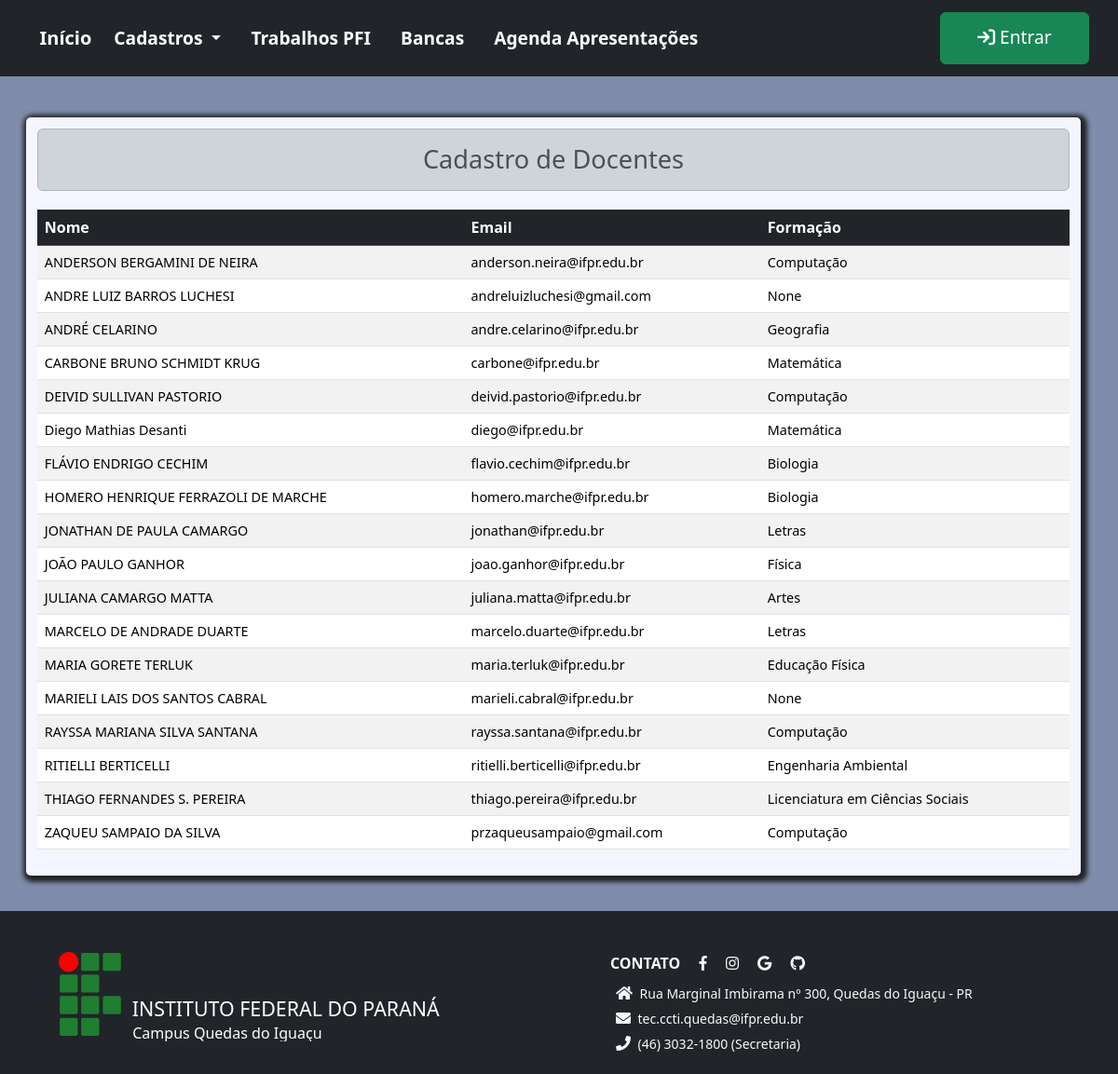
The app's page /docentes/listar/, older data.
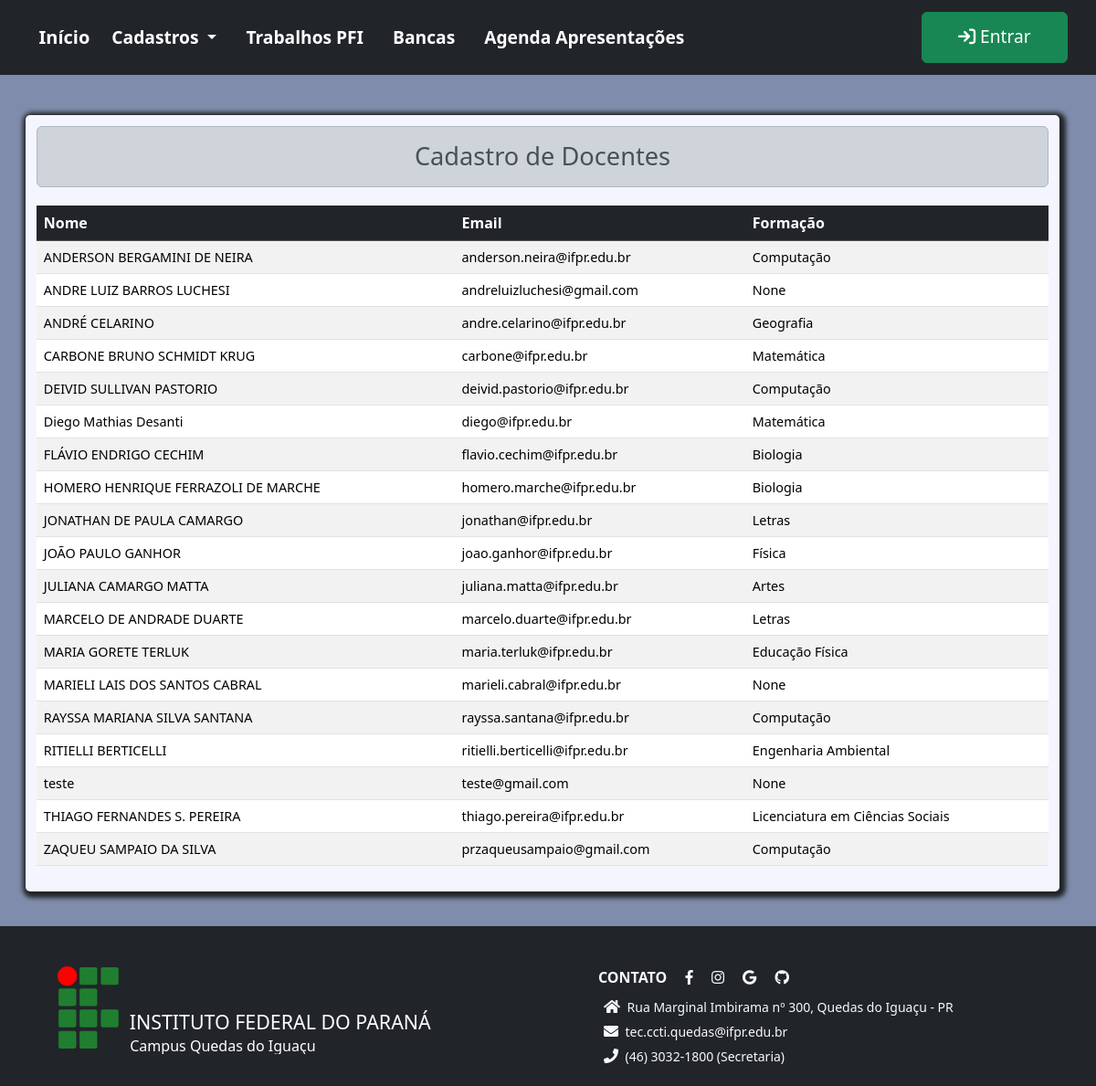
The same page, newer data.
### pfi/models.py (models this page shows, shortened)
class Avaliador(User):
    nome = models.CharField(max_length=150, null=False, blank=False)
    telefone = models.CharField(verbose_name='Telefone', max_length=15, null=True, blank=True, help_text= 'Informe um telefone ou celular para contato')
    servidor_ifpr = models.BooleanField(verbose_name='Servidor do IFPR', default=True, help_text= 'Marque essa opção caso seja Servidor do IFPR')

class Docente(Avaliador):
    formacao = models.CharField(max_length=150, null=True, blank=True)
    area_tecnica = models.BooleanField(default=False)
    cursos = models.ManyToManyField(Curso)

class Avaliador(User):
    nome = models.CharField(max_length=150, null=False, blank=False)
    telefone = models.CharField(verbose_name='Telefone', max_length=15, null=True, blank=True, help_text= 'Informe um telefone ou celular para contato')
    servidor_ifpr = models.BooleanField(verbose_name='Servidor do IFPR', default=True, help_text= 'Marque essa opção caso seja Servidor do IFPR')

### pfi/views.py (the view)
# urls.py: path('docentes/listar/', views.ListDocentes.as_view(), name='docentes'),
class ListDocentes(ListView):
    template_name = 'docente_list.html'
    model = Docente
    queryset = Docente.objects.all().order_by(Lower('nome'))
    context_object_name = 'docentes'
    extra_context = {'form_titulo':'Cadastro de Docentes'}

### pfi/templates/docente_list.html (shortened to what this page needs)
{% extends 'page.html' %}
{% block conteudo %}
<div class="content container ">
    <h2 class="text-center alert alert-dark">
        {{form_titulo}}
    </h2>
    <div class="row">
        <div class="col-md-12 mt-1 table-responsive">
            <table class="table table-hover table-striped">
                <thead class='table-dark'>
                    <tr>
                        <th>Nome</th>
                        <th>Email</th>
                        <th>Formação</th>
                    </tr>
                </thead>
                <tbody class='bg-light'>
                    {% for docente in docentes %}
                    <tr>
                        <td>{{docente.nome}}</td>
                        <td>{{docente.email}}</td>
                        <td>{{docente.formacao}}</td>
                    </tr>
                    {%empty%}
                    <p>Nenhum docente cadastrado!</p>
                    {% endfor %}
                </tbody>
            </table>
        </div>
    </div>
</div>
{% endblock conteudo %}

Row changes from the older to the newer data that the page shows:
added Docente: nome "teste", email "teste@gmail.com", formacao "None"
